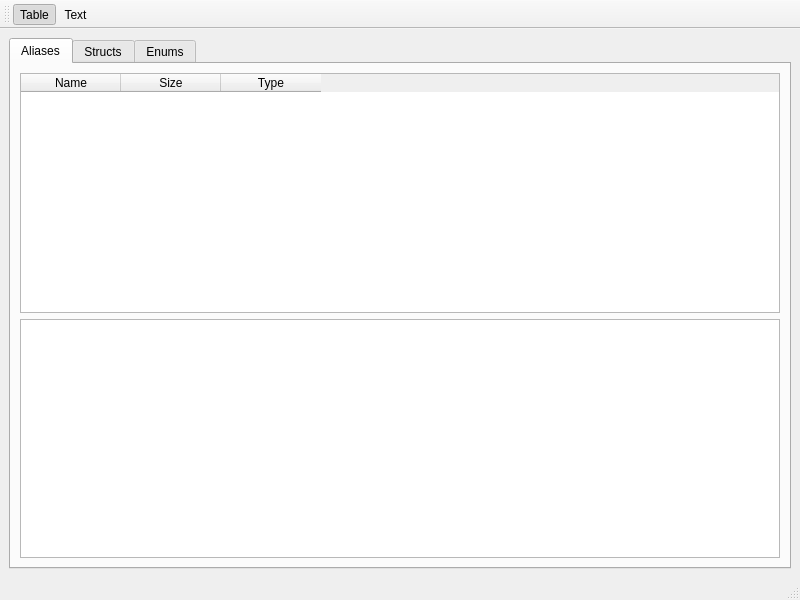
<?xml version="1.0" encoding="UTF-8"?>
<ui version="4.0">
 <class>MainWindow</class>
 <widget class="QMainWindow" name="MainWindow">
  <property name="geometry">
   <rect>
    <x>0</x>
    <y>0</y>
    <width>800</width>
    <height>600</height>
   </rect>
  </property>
  <property name="windowTitle">
   <string>Struct Editor</string>
  </property>
  <widget class="QWidget" name="centralwidget">
   <layout class="QVBoxLayout" name="verticalLayout">
    <item>
     <widget class="QTabWidget" name="tabWidget">
      <property name="currentIndex">
       <number>0</number>
      </property>
      <widget class="QWidget" name="tab_alias">
       <attribute name="title">
        <string>Aliases</string>
       </attribute>
       <layout class="QVBoxLayout" name="verticalLayout_2">
        <item>
         <widget class="QTableWidget" name="ta_table">
          <property name="contextMenuPolicy">
           <enum>Qt::CustomContextMenu</enum>
          </property>
          <property name="editTriggers">
           <set>QAbstractItemView::NoEditTriggers</set>
          </property>
          <property name="selectionMode">
           <enum>QAbstractItemView::SingleSelection</enum>
          </property>
          <property name="selectionBehavior">
           <enum>QAbstractItemView::SelectRows</enum>
          </property>
          <column>
           <property name="text">
            <string>Name</string>
           </property>
          </column>
          <column>
           <property name="text">
            <string>Size</string>
           </property>
          </column>
          <column>
           <property name="text">
            <string>Type</string>
           </property>
          </column>
         </widget>
        </item>
        <item>
         <widget class="QTextEdit" name="ta_text"/>
        </item>
       </layout>
      </widget>
      <widget class="QWidget" name="tab_struct">
       <attribute name="title">
        <string>Structs</string>
       </attribute>
       <layout class="QVBoxLayout" name="verticalLayout_3">
        <item>
         <widget class="QTableWidget" name="ts_table">
          <property name="contextMenuPolicy">
           <enum>Qt::CustomContextMenu</enum>
          </property>
          <property name="editTriggers">
           <set>QAbstractItemView::NoEditTriggers</set>
          </property>
          <property name="selectionMode">
           <enum>QAbstractItemView::SingleSelection</enum>
          </property>
          <property name="selectionBehavior">
           <enum>QAbstractItemView::SelectRows</enum>
          </property>
          <column>
           <property name="text">
            <string>Name</string>
           </property>
          </column>
          <column>
           <property name="text">
            <string>Size</string>
           </property>
          </column>
         </widget>
        </item>
        <item>
         <widget class="QTextEdit" name="ts_text"/>
        </item>
       </layout>
      </widget>
      <widget class="QWidget" name="tab_enum">
       <attribute name="title">
        <string>Enums</string>
       </attribute>
       <layout class="QVBoxLayout" name="verticalLayout_4">
        <item>
         <widget class="QTableWidget" name="te_table">
          <property name="contextMenuPolicy">
           <enum>Qt::CustomContextMenu</enum>
          </property>
          <property name="editTriggers">
           <set>QAbstractItemView::NoEditTriggers</set>
          </property>
          <property name="selectionMode">
           <enum>QAbstractItemView::SingleSelection</enum>
          </property>
          <property name="selectionBehavior">
           <enum>QAbstractItemView::SelectRows</enum>
          </property>
          <column>
           <property name="text">
            <string>Name</string>
           </property>
          </column>
          <column>
           <property name="text">
            <string>Size</string>
           </property>
          </column>
         </widget>
        </item>
        <item>
         <widget class="QTextEdit" name="te_text"/>
        </item>
       </layout>
      </widget>
     </widget>
    </item>
   </layout>
  </widget>
  <widget class="QStatusBar" name="statusbar"/>
  <widget class="QToolBar" name="toolBar">
   <property name="windowTitle">
    <string>toolBar</string>
   </property>
   <attribute name="toolBarArea">
    <enum>TopToolBarArea</enum>
   </attribute>
   <attribute name="toolBarBreak">
    <bool>false</bool>
   </attribute>
   <addaction name="a_showAsTable"/>
   <addaction name="a_showAsText"/>
  </widget>
  <action name="a_showAsTable">
   <property name="checkable">
    <bool>true</bool>
   </property>
   <property name="checked">
    <bool>true</bool>
   </property>
   <property name="text">
    <string>Table</string>
   </property>
  </action>
  <action name="a_showAsText">
   <property name="checkable">
    <bool>true</bool>
   </property>
   <property name="text">
    <string>Text</string>
   </property>
  </action>
 </widget>
 <resources/>
 <connections/>
</ui>
